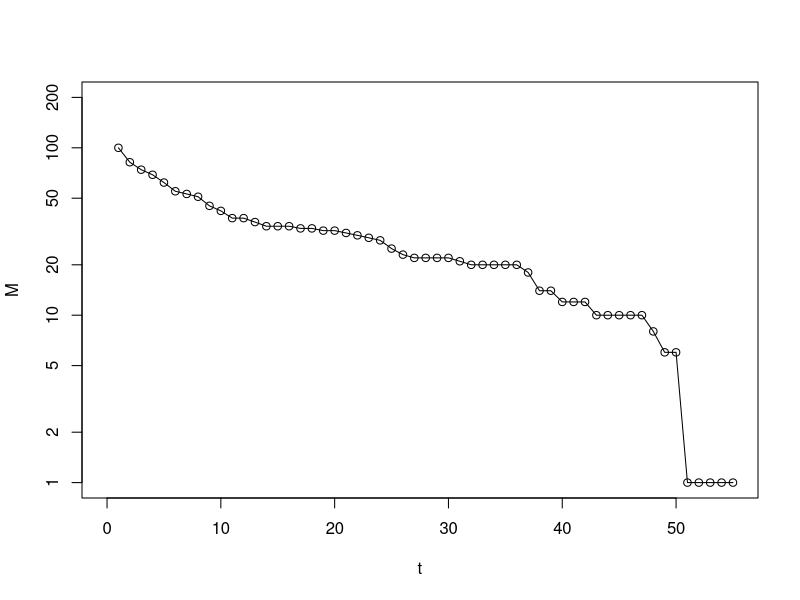

The R source for this figure: (Note: this script raises an error after producing the figure.)
M <- c(
  100,82,74,69,62,55,53,51,45,42,38,38,36,34,34,34,33,33,
  32,32,31,30,29,28,25,23,22,22,22,22,21,20,20,20,20,20,
  18,14,14,12,12,12,10,10,10,10,10,8,6,6,1,1,1,1,1
  ) # from Justeson (1973)

M <- c(M, rep(1, 808)) # make L[1] = 2,317

codes <- c(1:(max(M)))

# Extract frequency of codes from M
code_fq <- rep(1, length(codes))

for (i in 2:length(M)) {
  code_fq <- c(
    code_fq[1:(length(code_fq) - M[i])], 
    code_fq[((length(code_fq) - M[i]) + 1):length(code_fq)] + 1
    )
}

# Feature scaling p(r)
alpha <- 0.001
code_fq_scaled <- (code_fq - min(code_fq)) / (max(code_fq) - min(code_fq)) + alpha

# Extract N from code frequencies

N <- c()

for(i in 1:length(M)) {
  N[i] <- length(code_fq[code_fq == i])
}

# Get t

t <- c(1:M[1])

# Calculate L

L <- c()

for (i in 1:length(M)) {
  L[i] <- sum(M[i:length(M)])
}

plot(t[1:55],
     M[1:55],
     type = "o",
     log = "y",
     xlim = c(0, 55),
     ylim = c(1, 200),
     xlab = "t",
     ylab = "M")

plot(t,
     L,
     type = "o",
     log = "y",
     xlim = c(0, 70),
     ylim = c(500,3000))

(L[1] ^ 2 / (L[1] - M[1])) - L[1]


# r <- rank(-code_fq_scaled, ties.method = "max")
# r <- rank(-code_fq_scaled, ties.method = "average")
r <- rank(-code_fq_scaled, ties.method = "random")
# r <- rank(-code_fq_scaled, ties.method = "min")

rlm <- lm(c(0, code_fq_scaled[1:99]) ~ poly(c(123, r[1:99]), 2, raw = TRUE))
rlm3 <- lm(c(0, code_fq_scaled[1:99]) ~ poly(c(123, r[1:99]), 3, raw = TRUE))
rlm4 <- lm(c(0, code_fq_scaled[1:99]) ~ poly(c(123, r[1:99]), 4, raw = TRUE))



wt <- 1 / lm(abs(rlm$residuals) ~ rlm$fitted.values)$fitted.values ^ 2

rlm_wt <- lm(c(0, code_fq_scaled[1:99]) ~ poly(c(123, r[1:99]), 2, raw = TRUE), weights = wt)


plot(c(0, code_fq_scaled[1:99]),
     c(123, r[1:99]),
     log = "y",
     # xlim = c(0,0.1),
     ylim = c(1,150),
     xlab = "p(r)",
     ylab = "r",
     type = "o")


